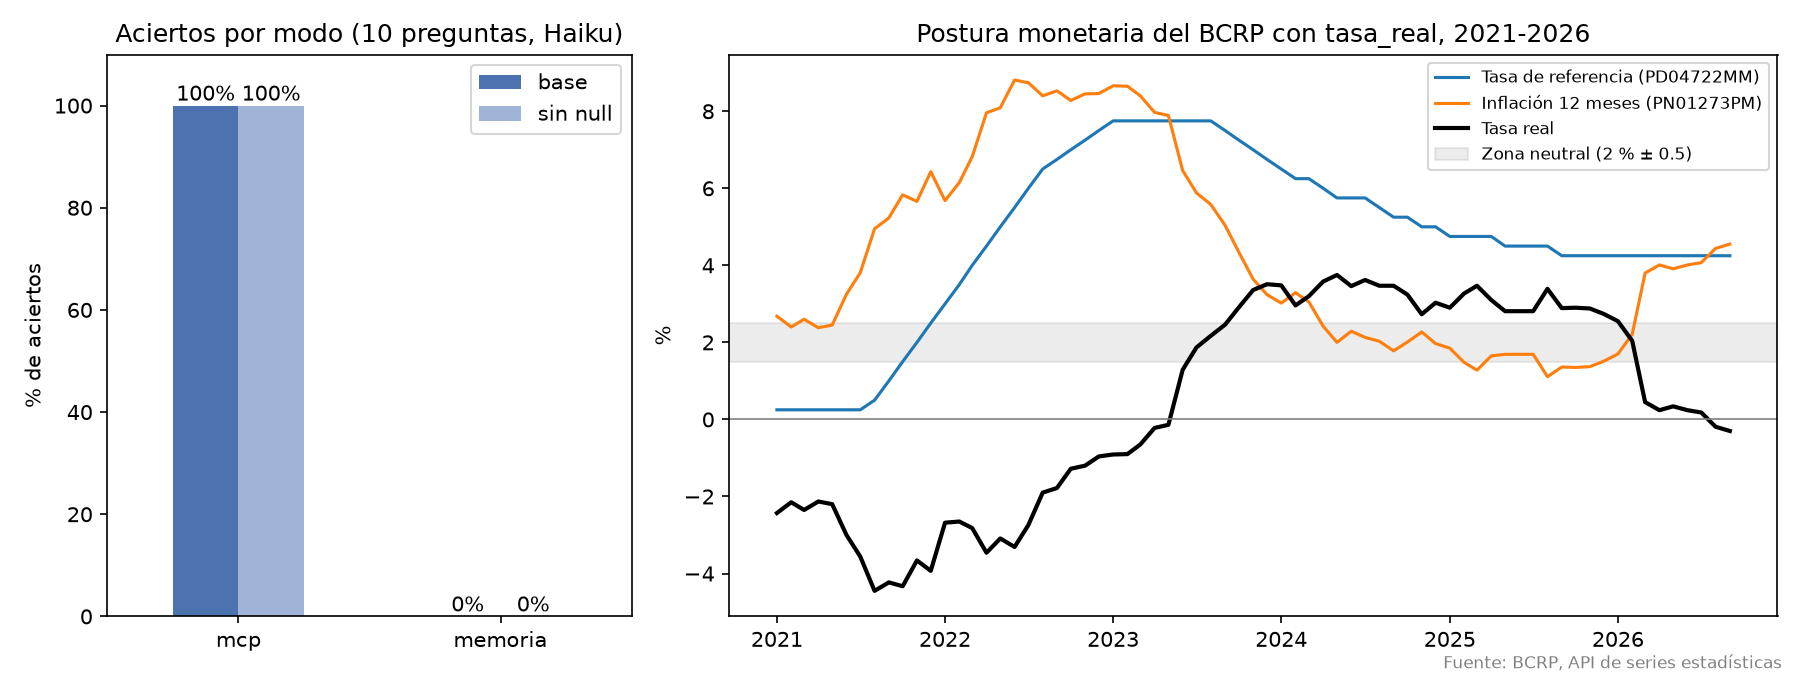

Source code (Python):
"""grafico.png: aciertos por modo (base y sin «null») y la tasa real que calcula tasa_real."""
import asyncio

import matplotlib.pyplot as plt
import pandas as pd
from fastmcp import Client

from server import mcp


async def _tasa_real():
    async with Client(mcp) as c:
        return (await c.call_tool("tasa_real", {"desde": "2021-01", "hasta": "2026-09"})).data


corridas = {"base": pd.read_csv("resultados_base.csv"), "sin null": pd.read_csv("resultados_sin_null.csv")}
pct = pd.DataFrame({k: r.groupby("modo").resultado.apply(lambda s: 100 * (s == "acierta").mean())
                    for k, r in corridas.items()})
tr = pd.DataFrame(asyncio.run(_tasa_real())["meses"])

fig, (a, b) = plt.subplots(1, 2, figsize=(12, 4.5), gridspec_kw={"width_ratios": [1, 2]})
pct.plot.bar(ax=a, rot=0, color=["#4C72B0", "#A0B4D8"])
a.set(title="Aciertos por modo (10 preguntas, Haiku)", ylabel="% de aciertos", xlabel="", ylim=(0, 110))
for c in a.containers:
    a.bar_label(c, fmt="%.0f%%")
x = pd.PeriodIndex(tr.periodo, freq="M").to_timestamp()
b.plot(x, tr.referencia, label="Tasa de referencia (PD04722MM)")
b.plot(x, tr.inflacion, label="Inflación 12 meses (PN01273PM)")
b.plot(x, tr.tasa_real, label="Tasa real", color="black", lw=2)
b.axhline(0, color="gray", lw=0.8)
b.axhspan(1.5, 2.5, color="gray", alpha=0.15, label="Zona neutral (2 % ± 0.5)")
b.set(title="Postura monetaria del BCRP con tasa_real, 2021-2026", ylabel="%")
b.legend(fontsize=8)
fig.text(0.99, 0.01, "Fuente: BCRP, API de series estadísticas", ha="right", fontsize=8, color="gray")
fig.tight_layout()
fig.savefig("grafico.png", dpi=150)
print(pct)
